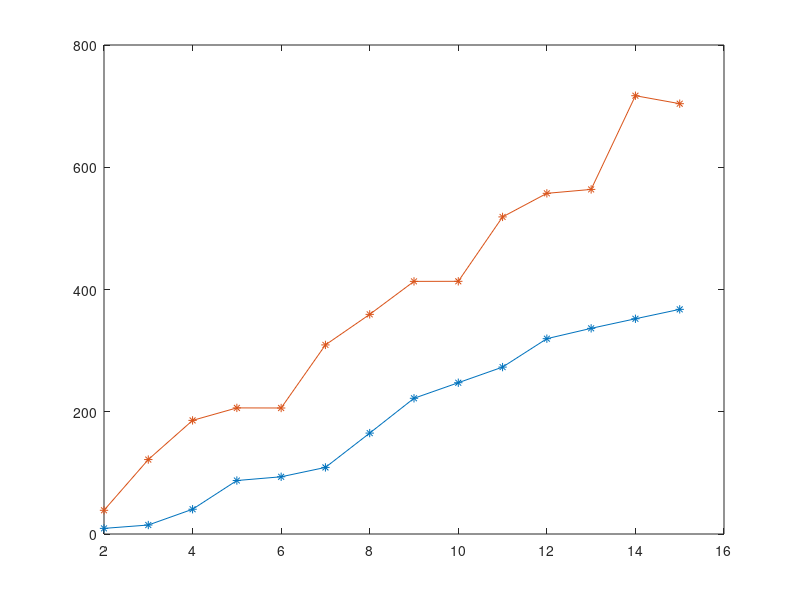

This chart was generated by the following MATLAB code: (Note: this script raises an error after producing the figure.)
close all;
clear all;

%% data
%no_rpl_
%rpl_

no_rpl_number_of_note_start = [2 3 4 5 6 7 8 9 10 11 12 13 14 15 ];
no_rpl_time_start = [9189 14692 40518 87489 93615 108929 165080 222038 247476 273061 319548 336465 352117 367522 ];
no_rpl_msg_ip_start = [4, 1, 0, 0 ; 13, 3, 0, 0 ; 24, 7, 2, 0 ; 39, 13, 6, 0 ; 60, 21, 12, 0 ; 83, 31, 20, 0 ; 109, 43, 30, 0 ; 139, 57, 42, 0 ; 172, 73, 56, 0 ; 210, 91, 72, 0 ; 251, 111, 90, 0 ; 295, 133, 110, 0 ; 342, 157, 132, 0 ; 391, 183, 156, 0 ];
no_rpl_msg_nd6_start = [4, 4 ; 12, 12 ; 19, 18 ; 32, 28 ; 43, 38 ; 58, 48 ; 74, 59 ; 91, 71 ; 109, 84 ; 130, 98 ; 152, 112 ; 176, 127 ; 200, 142 ; 225, 157 ];

no_rpl_number_of_note_hour = [2 3 4 5 6 7 8 9 10 11 12 13 14 15 ];
no_rpl_time_hour = [3609216 3614733 3640577 3687562 3693703 3709033 3765201 3822160 3847612 3873197 3919715 3936632 3952299 3967718 ];
no_rpl_msg_ip_hour = [46, 16, 0, 0 ; 99, 34, 0, 0 ; 156, 70, 32, 0 ; 219, 110, 68, 0 ; 290, 154, 108, 0 ; 365, 202, 152, 0 ; 445, 254, 200, 0 ; 531, 310, 252, 0 ; 622, 370, 308, 0 ; 720, 434, 368, 0 ; 823, 502, 432, 0 ; 931, 574, 500, 0 ; 1044, 650, 572, 0 ; 1161, 730, 648, 0 ];
no_rpl_msg_nd6_hour = [46, 46 ; 98, 98 ; 121, 120 ; 150, 146 ; 177, 172 ; 208, 198 ; 240, 225 ; 273, 253 ; 307, 282 ; 344, 312 ; 382, 342 ; 422, 373 ; 462, 404 ; 503, 436 ];

rpl_number_of_note_start = [2 3 4 5 6 7 8 9 10 11 12 13 14 15 ];
rpl_time_start = [38784 121779 185854 206306 206140 309349 359320 413295 413398 518758 557323 563743 717045 703996 ];
rpl_msg_ip_start = [8, 1, 0, 0 ; 28, 3, 0, 0 ; 72, 13, 5, 0 ; 115, 19, 9, 0 ; 157, 27, 15, 0 ; 227, 37, 23, 0 ; 331, 61, 43, 0 ; 392, 63, 45, 0 ; 491, 79, 59, 0 ; 606, 93, 73, 0 ; 736, 122, 98, 0 ; 835, 144, 118, 0 ; 1042, 184, 155, 0 ; 1170, 210, 179, 0 ];
rpl_msg_nd6_start = [4, 4 ; 11, 11 ; 25, 25 ; 36, 35 ; 50, 46 ; 67, 58 ; 89, 76 ; 106, 85 ; 122, 98 ; 147, 111 ; 174, 133 ; 199, 150 ; 230, 171 ; 261, 190 ];

rpl_number_of_note_hour = [2 3 4 5 6 7 8 9 10 11 12 13 14 15 ];
rpl_time_hour = [3638789 3721786 3785864 3806319 3806155 3909367 3959342 4013320 4013424 4118789 4157356 4163779 4317084 4304038 ];
rpl_msg_ip_hour = [56, 16, 0, 0 ; 135, 34, 0, 0 ; 250, 76, 35, 0 ; 359, 116, 71, 0 ; 481, 160, 111, 0 ; 651, 208, 155, 0 ; 833, 272, 213, 0 ; 986, 316, 255, 0 ; 1176, 376, 311, 0 ; 1409, 436, 369, 0 ; 1689, 513, 440, 0 ; 1888, 585, 508, 0 ; 2190, 677, 595, 0 ; 2475, 757, 671, 0 ];
rpl_msg_nd6_hour = [46, 46 ; 97, 97 ; 127, 127 ; 154, 153 ; 184, 180 ; 217, 208 ; 255, 242 ; 288, 267 ; 320, 296 ; 367, 331 ; 410, 369 ; 451, 402 ; 504, 445 ; 551, 480 ];


% enddata

no_rpl_msg_ip_dif = no_rpl_msg_ip_hour - no_rpl_msg_ip_start;
no_rpl_msg_nd6_dif = no_rpl_msg_nd6_hour - no_rpl_msg_nd6_start;

rpl_msg_ip_dif = rpl_msg_ip_hour - rpl_msg_ip_start;
rpl_msg_nd6_dif = rpl_msg_nd6_hour - rpl_msg_nd6_start;

number_of_note = rpl_number_of_note_start;

l = min(length(no_rpl_number_of_note_start),length(rpl_number_of_note_start));

%% Graphe

% Time
figure;
plot(number_of_note(1:l), [no_rpl_time_start(1:l)', rpl_time_start(1:l)']./1000 ,'*-');
legend('no RPL','RPL',2);
ylabel('Convergence time (s)');
xlabel('Number of nodes');
title('Convergence time of the network (Nexthop)');

% Msg ND6
figure;
plot(number_of_note, [no_rpl_msg_nd6_start rpl_msg_nd6_start],'*-');
legend('recv - no RPL','sent - no RPL','recv - RPL','sent - RPL',2);
ylabel('Number of messages');
xlabel('Number of nodes');
title('Number of ND6 messages (Nexthop) - starting');

% Msg ND6 - 1hour
figure;
plot(number_of_note, [no_rpl_msg_nd6_dif rpl_msg_nd6_dif],'*-');
legend('recv - no RPL','sent - no RPL','recv - RPL','sent - RPL',2);
ylabel('Number of messages');
xlabel('Number of nodes');
title('Number of ND6 messages (Nexthop) - 1 hour');

% IP packet rcv
figure;
no_rpl = no_rpl_msg_ip_dif(:,1);
rpl = rpl_msg_ip_dif(:,1);
plot(number_of_note(1:l), [no_rpl(1:l), rpl(1:l)] ,'*-');
legend('no RPL','RPL',2);
ylabel('Number of messages received');
xlabel('Number of nodes');
title('Number of IP messages received (Nexthop) - 1 hour');